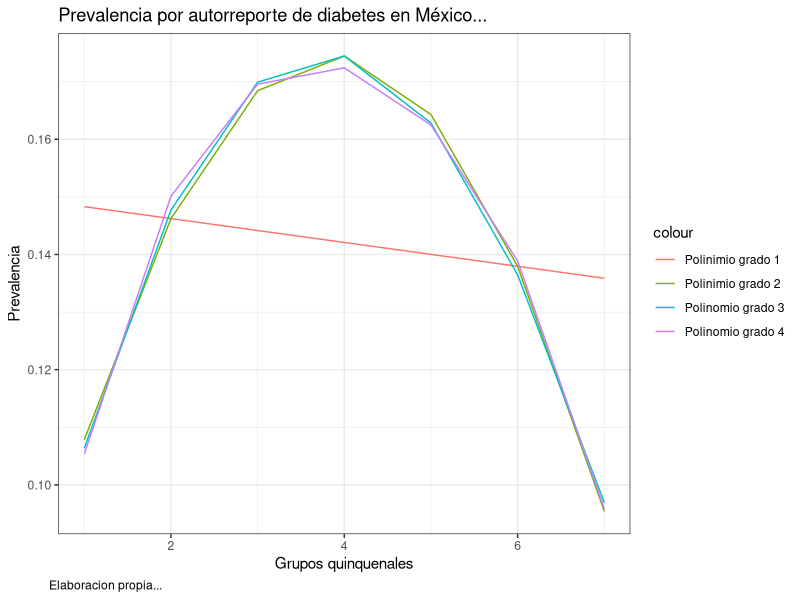
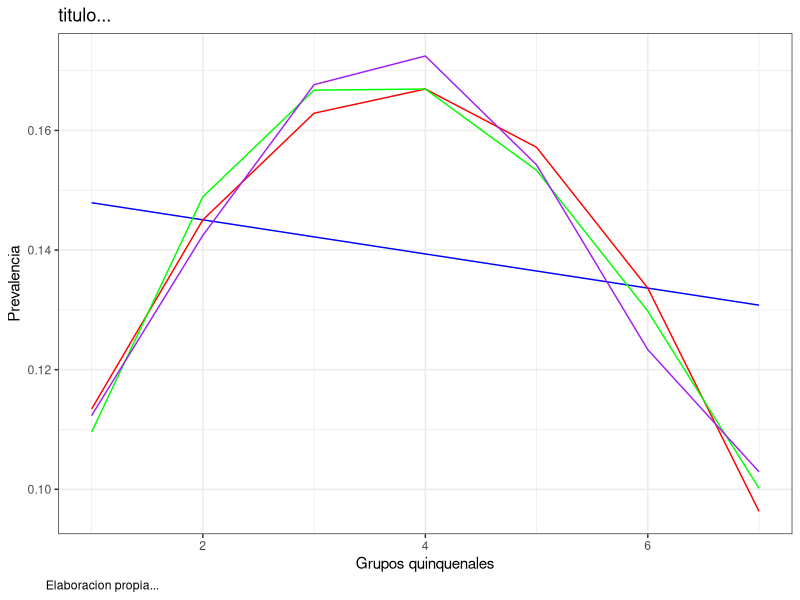
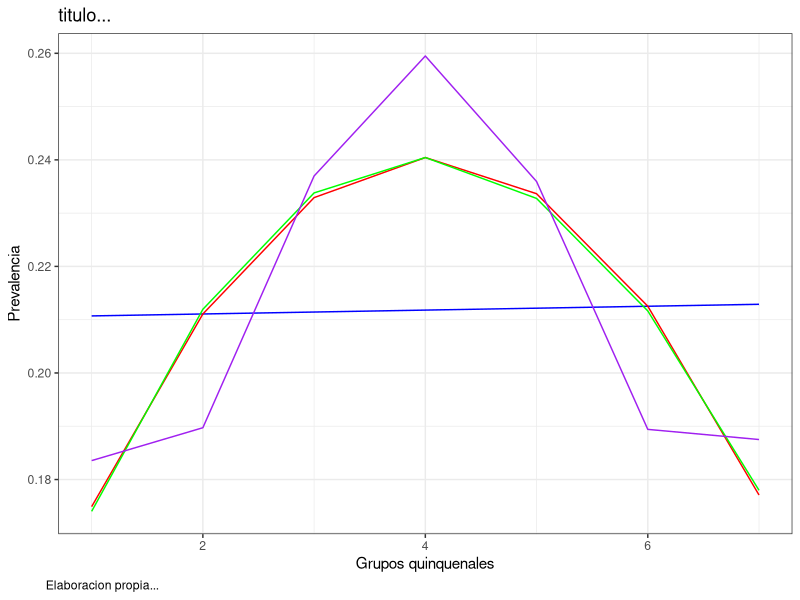
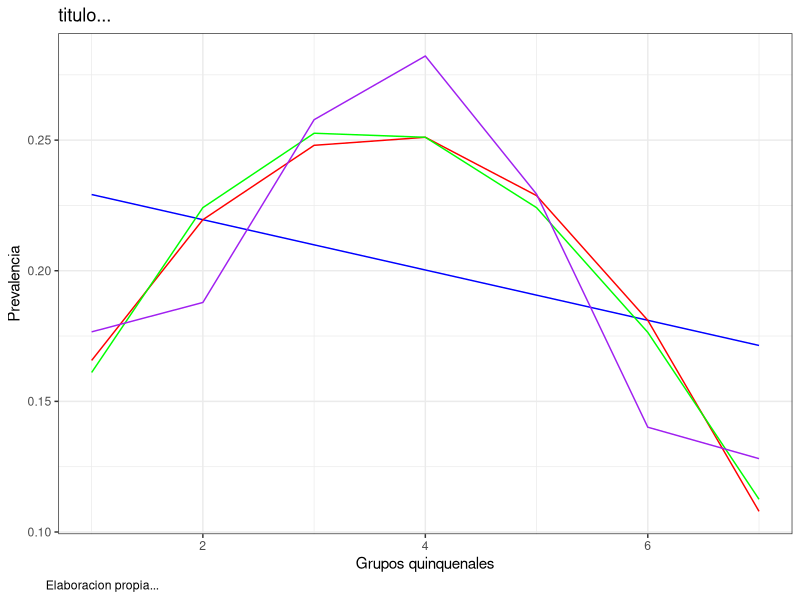
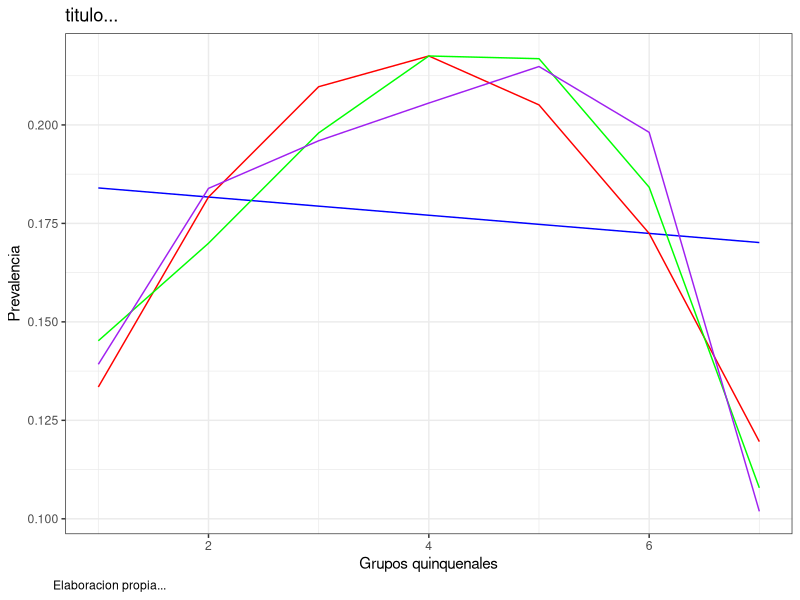
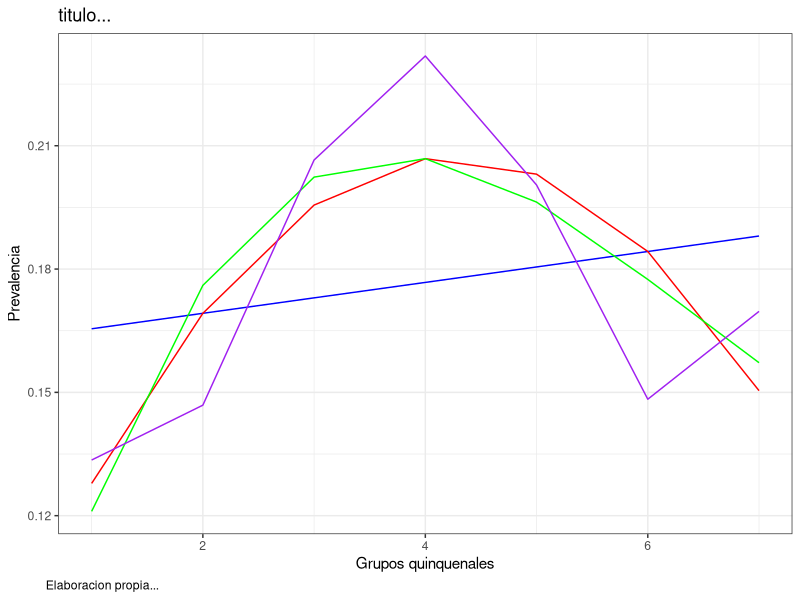
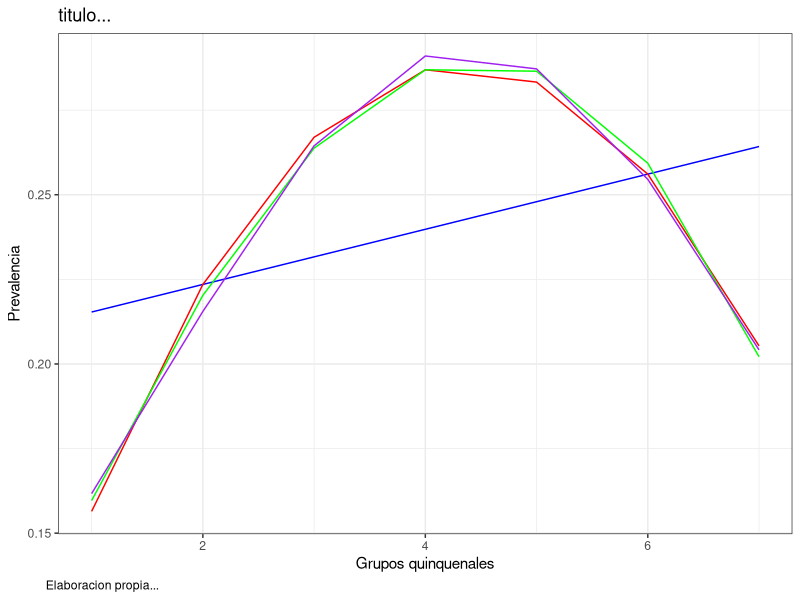
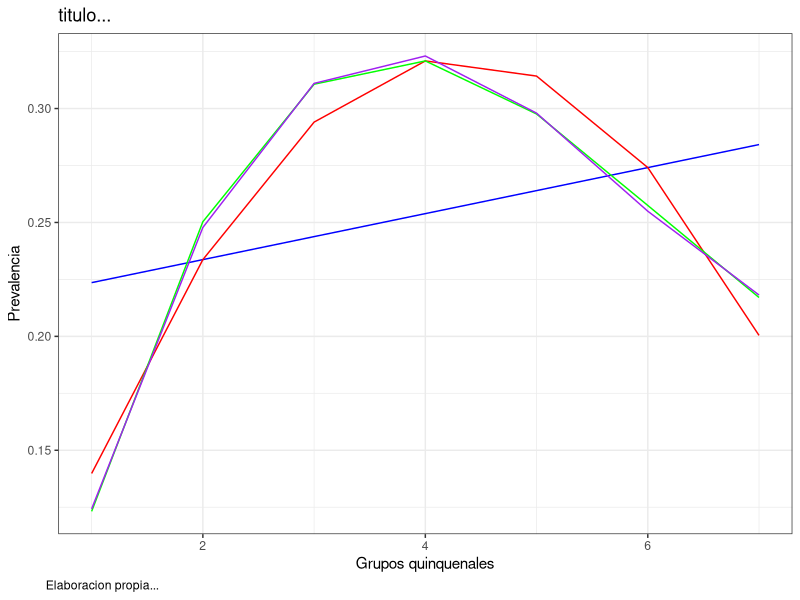

Recreate these plots in R, in order.
install.packages("reshape2")
require (ggplot2)
require (reshape2)
###Ajuste hombres
#ENSA 2000
x1 <-c(1,2,3,4,5,6,7); y1 <-c(0.1041, 0.1547,0.1650,0.1693,0.1717,0.1324,0.0974)
fit1a  <- lm(y1~x1); summary(fit1a)
fit2a<- lm(y1~poly(x1,2,raw=TRUE)); summary(fit2a)
fit3a <- lm(y1~poly(x1,3,raw=TRUE)); summary(fit3a)
fit4a <- lm(y1~poly(x1,4,raw=TRUE)); summary(fit4a)
bb<- data.frame (x1,y1)
ggplot(bb, aes(x1)) + 
  geom_line(aes(y = predict(fit1a), col = "Polinimio grado 1"))+
  geom_line(aes(y = predict(fit2a), col = "Polinimio grado 2")) + 
  geom_line(aes(y = predict(fit3a), col = "Polinomio grado 3"))+
  geom_line(aes(y = predict(fit4a), col = "Polinomio grado 4"))+
  labs(title = "Prevalencia por autorreporte de diabetes en México...", caption = "Elaboracion propia...")+
  xlab("Grupos quinquenales")+ylab("Prevalencia")+theme_bw()+theme(plot.caption = element_text(hjust = -.02))

#ENSANUT 2006
x2 <-c(1,2,3,4,5,6,7); y2 <-c(0.1116,0.1456,0.1631,0.1741,0.1563,0.1212,0.1035)
bb2<-data.frame(x2,y2)
fit1b  <- lm(y2~x2); summary(fit1b)
fit2b<- lm(y2~poly(x2,2,raw=TRUE)); summary(fit2b)
fit3b <- lm(y2~poly(x2,3,raw=TRUE)); summary(fit3b)
fit4b <- lm(y2~poly(x2,4,raw=TRUE)); summary(fit4b)
ggplot(bb2,aes(x2))+
  geom_line(aes(y=predict(fit1b)),col="blue")+
  geom_line(aes(y=predict(fit2b)),col="red")+
  geom_line(aes(y=predict(fit3b)),col="green")+
  geom_line(aes(y=predict(fit4b)),col="purple")+
  labs(title = "titulo...", caption = "Elaboracion propia...")+
  xlab("Grupos quinquenales")+ylab("Prevalencia")+theme_bw()+theme(plot.caption = element_text(hjust = -.02))

#ENSANUT 2012
x3 <-c(1,2,3,4,5,6,7); y3 <-c(0.1807,0.2026,0.2154,0.2741,0.2356,0.1853,0.1889)
fit1c  <- lm(y3~x3); summary(fit1c)
fit2c <- lm(y3~poly(x3,2,raw=TRUE)); summary(fit2c)
fit3c <- lm(y3~poly(x3,3,raw=TRUE)); summary(fit3c)
fit4c <- lm(y3~poly(x3,4,raw=TRUE)); summary(fit4c)
bb3<-data.frame(x3,y3)
ggplot(bb3,aes(x3))+
  geom_line(aes(y=predict(fit1c)),col="blue")+
  geom_line(aes(y=predict(fit2c)),col="red")+
  geom_line(aes(y=predict(fit3c)),col="green")+
  geom_line(aes(y=predict(fit4c)),col="purple")+
  labs(title = "titulo...", caption = "Elaboracion propia...")+
  xlab("Grupos quinquenales")+ylab("Prevalencia")+theme_bw()+theme(plot.caption = element_text(hjust = -.02))
#ENSANUT MC 2016
x4 <-c(1,2,3,4,5,6,7); y4 <-c(0.1800,0.1738,0.2773,0.2771,0.2175,0.1511,0.1252)
fit1d  <- lm(y4~x4); summary(fit1d)
fit2d <- lm(y4~poly(x4,2,raw=TRUE)); summary(fit2d)
fit3d <- lm(y4~poly(x4,3,raw=TRUE)); summary(fit3d)
fit4d <- lm(y4~poly(x4,4,raw=TRUE)); summary(fit4d)
bb4<-data.frame(x4,y4)
ggplot(bb4,aes(x4))+
  geom_line(aes(y=predict(fit1d)),col="blue")+
  geom_line(aes(y=predict(fit2d)),col="red")+
  geom_line(aes(y=predict(fit3d)),col="green")+
  geom_line(aes(y=predict(fit4d)),col="purple")+
  labs(title = "titulo...", caption = "Elaboracion propia...")+
  xlab("Grupos quinquenales")+ylab("Prevalencia")+theme_bw()+theme(plot.caption = element_text(hjust = -.02))
###Ajuste mujeres
x5 <-c(1,2,3,4,5,6,7); y5 <-c(0.1397,0.1810,0.2033,0.1957,0.2223,0.1951,0.1024)
fit1e  <- lm(y5~x5); summary(fit1e)
fit2e <- lm(y5~poly(x5,2,raw=TRUE)); summary(fit2e)
fit3e <- lm(y5~poly(x5,3,raw=TRUE)); summary(fit3e)
fit4e <- lm(y5~poly(x5,4,raw=TRUE)); summary(fit4e)
bb5<-data.frame(x5,y5)
ggplot(bb5,aes(x5))+
  geom_line(aes(y=predict(fit1e)),col="blue")+
  geom_line(aes(y=predict(fit2e)),col="red")+
  geom_line(aes(y=predict(fit3e)),col="green")+
  geom_line(aes(y=predict(fit4e)),col="purple")+
  labs(title = "titulo...", caption = "Elaboracion propia...")+
  xlab("Grupos quinquenales")+ylab("Prevalencia")+theme_bw()+theme(plot.caption = element_text(hjust = -.02))
#
x6 <-c(1,2,3,4,5,6,7); y6 <-c(0.1311,0.1583,0.1861,0.2483,0.1962,0.1468,0.1705)
fit1f  <- lm(y6~x6); summary(fit1f)
fit2f <- lm(y6~poly(x6,2,raw=TRUE)); summary(fit2f)
fit3f <- lm(y6~poly(x6,3,raw=TRUE)); summary(fit3f)
fit4f <- lm(y6~poly(x6,4,raw=TRUE)); summary(fit4f)
bb6<-data.frame(x6,y6)
ggplot(bb6,aes(x6))+
  geom_line(aes(y=predict(fit1f)),col="blue")+
  geom_line(aes(y=predict(fit2f)),col="red")+
  geom_line(aes(y=predict(fit3f)),col="green")+
  geom_line(aes(y=predict(fit4f)),col="purple")+
  labs(title = "titulo...", caption = "Elaboracion propia...")+
  xlab("Grupos quinquenales")+ylab("Prevalencia")+theme_bw()+theme(plot.caption = element_text(hjust = -.02))
#
x7 <-c(1,2,3,4,5,6,7); y7 <-c(0.1565,0.2378,0.2311,0.3057,0.2985,0.2411,0.2079)
fit1g  <- lm(y7~x7); summary(fit1g)
fit2g <- lm(y7~poly(x7,2,raw=TRUE)); summary(fit2g)
fit3g <- lm(y7~poly(x7,3,raw=TRUE)); summary(fit3g)
fit4g <- lm(y7~poly(x7,4,raw=TRUE)); summary(fit4g)
bb7<-data.frame(x7,y7)
ggplot(bb7,aes(x7))+
  geom_line(aes(y=predict(fit1g)),col="blue")+
  geom_line(aes(y=predict(fit2g)),col="red")+
  geom_line(aes(y=predict(fit3g)),col="green")+
  geom_line(aes(y=predict(fit4g)),col="purple")+
  labs(title = "titulo...", caption = "Elaboracion propia...")+
  xlab("Grupos quinquenales")+ylab("Prevalencia")+theme_bw()+theme(plot.caption = element_text(hjust = -.02))
#
x8 <-c(1,2,3,4,5,6,7); y8 <-c(0.1295,0.2218,0.3626,0.2722,0.3227,0.2504,0.2180)
fit1h  <- lm(y8~x8); summary(fit1h)
fit2h <- lm(y8~poly(x8,2,raw=TRUE)); summary(fit2h)
fit3h <- lm(y8~poly(x8,3,raw=TRUE)); summary(fit3h)
fit4h <- lm(y8~poly(x8,4,raw=TRUE)); summary(fit4h)
bb8<-data.frame(x8,y8)
ggplot(bb8,aes(x8))+
  geom_line(aes(y=predict(fit1h)),col="blue")+
  geom_line(aes(y=predict(fit2h)),col="red")+
  geom_line(aes(y=predict(fit3h)),col="green")+
  geom_line(aes(y=predict(fit4h)),col="purple")+
  labs(title = "titulo...", caption = "Elaboracion propia...")+
  xlab("Grupos quinquenales")+ylab("Prevalencia")+theme_bw()+theme(plot.caption = element_text(hjust = -.02))


##########################################################################################
###Ajuste prevalencias ENASEM
###Ajuste hombres
#ENASEM 2001
x1b <-c(1,2,3,4,5,6,7); y1b <-c(0.2294,0.2122,0.1662,0.1486,0.1010,0.0758,0.0669)
fit1i  <- lm(y1~x1); summary(fit1i)
fit2i <- lm(y1b~poly(x1b,2,raw=TRUE)); summary(fit2i)
fit3i <- lm(y1b~poly(x1b,3,raw=TRUE)); summary(fit3i)
fit4i <- lm(y1b~poly(x1b,4,raw=TRUE)); summary(fit4i)
bb1b<-data.frame(x1b,y1b)
ggplot(bb1b,aes(x1b))+
  geom_line(aes(y=predict(fit1i)),col="blue")+
  geom_line(aes(y=predict(fit2i)),col="red")+
  geom_line(aes(y=predict(fit3i)),col="green")+
  geom_line(aes(y=predict(fit4i)),col="purple")+
  labs(title = "titulo...", caption = "Elaboracion propia...")+
  xlab("Grupos quinquenales")+ylab("Prevalencia")+theme_bw()+theme(plot.caption = element_text(hjust = -.02))
#ENASEM 2003
x2b <-c(1,2,3,4,5,6,7); y2b <-c(0.1190,0.2198,0.1981,0.1569,0.1330,0.0812,0.0921)
fit1j  <- lm(y2b~x2b); summary(fit1j)
fit2j <- lm(y2b~poly(x2b,2,raw=TRUE)); summary(fit2j)
fit3j <- lm(y2b~poly(x2b,3,raw=TRUE)); summary(fit3j)
fit4j <- lm(y2b~poly(x2b,4,raw=TRUE)); summary(fit4j)
bb2b<-data.frame(x2b,y2b)
ggplot(bb2b,aes(x2b))+
  geom_line(aes(y=predict(fit1j)),col="blue")+
  geom_line(aes(y=predict(fit2j)),col="red")+
  geom_line(aes(y=predict(fit3j)),col="green")+
  geom_line(aes(y=predict(fit4j)),col="purple")+
  labs(title = "titulo...", caption = "Elaboracion propia...")+
  xlab("Grupos quinquenales")+ylab("Prevalencia")+theme_bw()+theme(plot.caption = element_text(hjust = -.02))
#ENASEM 2012
x3b <-c(1,2,3,4,5,6,7); y3b <-c(0.1905,0.2436,0.1822,0.1421,0.0946,0.0660,0.0810)
fit1k  <- lm(y3b~x3b); summary(fit1k)
fit2k <- lm(y3b~poly(x3b,2,raw=TRUE)); summary(fit2k)
fit3k <- lm(y3b~poly(x3b,3,raw=TRUE)); summary(fit3k)
fit4k <- lm(y3b~poly(x3b,4,raw=TRUE)); summary(fit4k)
bb3b<-data.frame(x3b,y3b)
ggplot(bb3b,aes(x3b))+
  geom_line(aes(y=predict(fit1k)),col="blue")+
  geom_line(aes(y=predict(fit2k)),col="red")+
  geom_line(aes(y=predict(fit3k)),col="green")+
  geom_line(aes(y=predict(fit4k)),col="purple")+
  labs(title = "titulo...", caption = "Elaboracion propia...")+
  xlab("Grupos quinquenales")+ylab("Prevalencia")+theme_bw()+theme(plot.caption = element_text(hjust = -.02))
#ENASEM 2015
x4b <-c(1,2,3,4,5,6,7); y4b <-c(0.1288,0.2386,0.1685,0.1675,0.1233,0.0792,0.0942)
fit1l  <- lm(y4b~x4b); summary(fit1l)
fit2l <- lm(y4b~poly(x4b,2,raw=TRUE)); summary(fit2l)
fit3l <- lm(y4b~poly(x4b,3,raw=TRUE)); summary(fit3l)
fit4l <- lm(y4b~poly(x4b,4,raw=TRUE)); summary(fit4l)
bb4b<-data.frame(x4b,y4b)
ggplot(bb4b,aes(x4b))+
  geom_line(aes(y=predict(fit1l)),col="blue")+
  geom_line(aes(y=predict(fit2l)),col="red")+
  geom_line(aes(y=predict(fit3l)),col="green")+
  geom_line(aes(y=predict(fit4l)),col="purple")+
  labs(title = "titulo...", caption = "Elaboracion propia...")+
  xlab("Grupos quinquenales")+ylab("Prevalencia")+theme_bw()+theme(plot.caption = element_text(hjust = -.02))
###Ajuste mujeres
#ENASEM 2001
x5b <-c(1,2,3,4,5,6,7); y5b <-c(0.2513,0.2172,0.1755,0.1287,0.0867,0.0612,0.0794)
fit1m  <- lm(y5b~x5b); summary(fit1m)
fit2m <- lm(y5b~poly(x5b,2,raw=TRUE)); summary(fit2m)
fit3m <- lm(y5b~poly(x5b,3,raw=TRUE)); summary(fit3m)
fit4m <- lm(y5b~poly(x5b,4,raw=TRUE)); summary(fit4m)
bb5b<-data.frame(x5b,y5b)
ggplot(bb5b,aes(x5b))+
  geom_line(aes(y=predict(fit1m)),col="blue")+
  geom_line(aes(y=predict(fit2m)),col="red")+
  geom_line(aes(y=predict(fit3m)),col="green")+
  geom_line(aes(y=predict(fit4m)),col="purple")+
  labs(title = "titulo...", caption = "Elaboracion propia...")+
  xlab("Grupos quinquenales")+ylab("Prevalencia")+theme_bw()+theme(plot.caption = element_text(hjust = -.02))
#ENASEM 2003
x6b <-c(1,2,3,4,5,6,7); y6b <-c(0.1397,0.2371,0.1956,0.1478,0.1156,0.0712,0.0929)
fit1n  <- lm(y6b~x6b); summary(fit1n)
fit2n <- lm(y6b~poly(x6b,2,raw=TRUE)); summary(fit2n)
fit3n <- lm(y6b~poly(x6b,3,raw=TRUE)); summary(fit3n)
fit4n <- lm(y6b~poly(x6b,4,raw=TRUE)); summary(fit4n)
bb6b<-data.frame(x6b,y6b)
ggplot(bb6b,aes(x6b))+
  geom_line(aes(y=predict(fit1n)),col="blue")+
  geom_line(aes(y=predict(fit2n)),col="red")+
  geom_line(aes(y=predict(fit3n)),col="green")+
  geom_line(aes(y=predict(fit4n)),col="purple")+
  labs(title = "titulo...", caption = "Elaboracion propia...")+
  xlab("Grupos quinquenales")+ylab("Prevalencia")+theme_bw()+theme(plot.caption = element_text(hjust = -.02))
#ENASEM 2012
x7b <-c(1,2,3,4,5,6,7); y7b <-c(0.2342,0.2377,0.1718,0.1260,0.0890,0.0656,0.0757)
fit1o  <- lm(y7b~x7b); summary(fit1o)
fit2o <- lm(y7b~poly(x7b,2,raw=TRUE)); summary(fit2o)
fit3o <- lm(y7b~poly(x7b,3,raw=TRUE)); summary(fit3o)
fit4o <- lm(y7b~poly(x7b,4,raw=TRUE)); summary(fit4o)
bb7b<-data.frame(x7b,y7b)
ggplot(bb7b,aes(x7b))+
  geom_line(aes(y=predict(fit1o)),col="blue")+
  geom_line(aes(y=predict(fit2o)),col="red")+
  geom_line(aes(y=predict(fit3o)),col="green")+
  geom_line(aes(y=predict(fit4o)),col="purple")+
  labs(title = "titulo...", caption = "Elaboracion propia...")+
  xlab("Grupos quinquenales")+ylab("Prevalencia")+theme_bw()+theme(plot.caption = element_text(hjust = -.02))
#ENASEM 2016
x8b <-c(1,2,3,4,5,6,7); y8b <-c(0.1488,0.2452,0.1890,0.1405,0.1116,0.0752,0.0897)
fit1p  <- lm(y8b~x8b); summary(fit1p)
fit2p <- lm(y8b~poly(x8b,2,raw=TRUE)); summary(fit2p)
fit3p <- lm(y8b~poly(x8b,3,raw=TRUE)); summary(fit3p)
fit4p <- lm(y8b~poly(x8b,4,raw=TRUE)); summary(fit4p)
bb8b<-data.frame(x8b,y8b)
ggplot(bb8b,aes(x8b))+
  geom_line(aes(y=predict(fit1p)),col="blue")+
  geom_line(aes(y=predict(fit2p)),col="red")+
  geom_line(aes(y=predict(fit3p)),col="green")+
  geom_line(aes(y=predict(fit4p)),col="purple")+
  labs(title = "titulo...", caption = "Elaboracion propia...")+
  xlab("Grupos quinquenales")+ylab("Prevalencia")+theme_bw()+theme(plot.caption = element_text(hjust = -.02))
